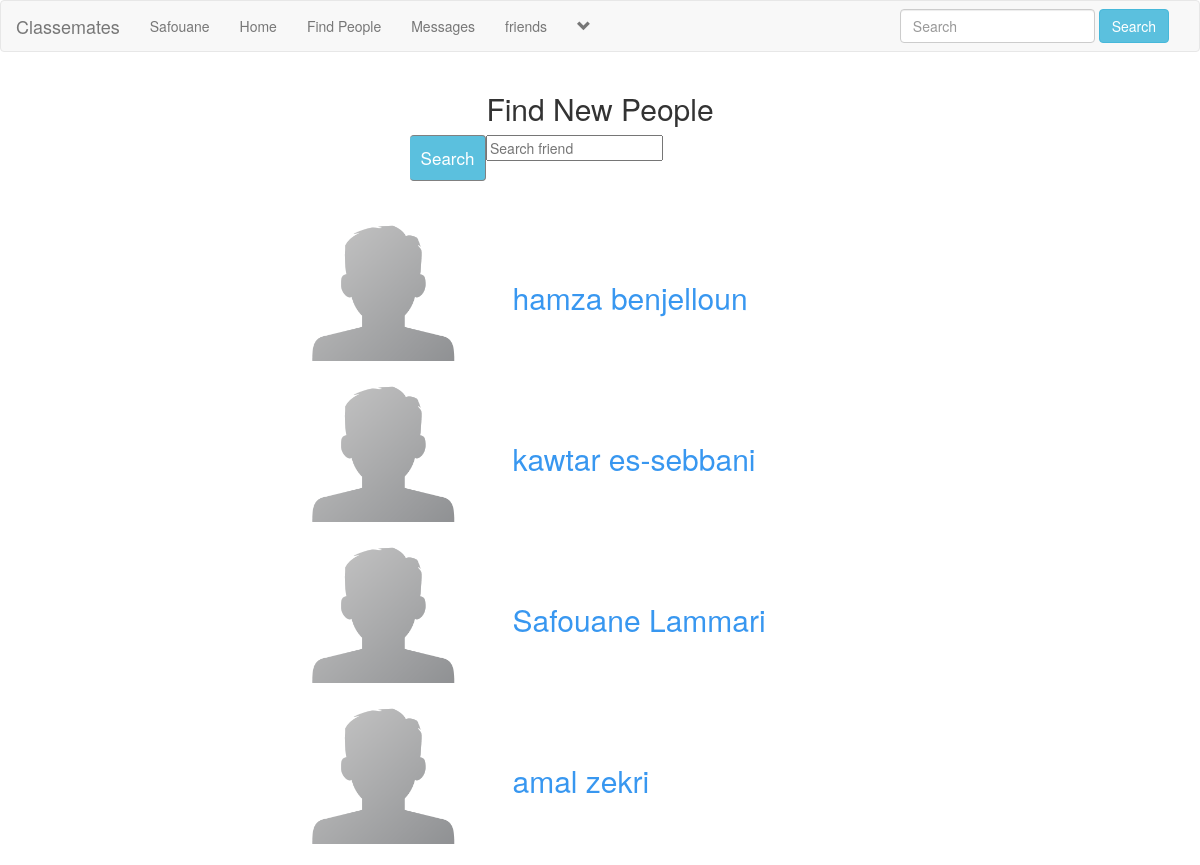
Page /members.php (signed in) on the committed database.
### tables this page shows
CREATE TABLE `users` (
  `user_id` int(11) NOT NULL,
  `f_name` text NOT NULL,
  `l_name` text NOT NULL,
  `user_name` text NOT NULL,
  `describe_user` varchar(255) NOT NULL,
  `relationship` text NOT NULL,
  `user_pass` varchar(255) NOT NULL,
  `user_email` varchar(255) NOT NULL,
  `user_gender` text NOT NULL,
  `user_birthday` text NOT NULL,
  `user_image` varchar(255) NOT NULL,
  `user_cover` varchar(255) NOT NULL,
  `user_reg_date` timestamp NULL DEFAULT current_timestamp(),
  `status` text NOT NULL,
  `posts` text NOT NULL,
  `recovry_account` varchar(255) NOT NULL
);

### functions/functions.php (the view, shortened to what this page needs)
<?php
$con = mysqli_connect("localhost","root","","social_network") or die("Connection was not established");
	function search_user(){
		global $con;
		if(isset($_GET['search_user_btn'])){
			$search_query = htmlentities($_GET['search_user_btn']);
			$get_user = "select * from users where f_name like '%$search_query%' OR l_name like '%$search_query%' OR user_name like '%$search_query%' ";
		}else{
			$get_user = "select * from users";
		}
		$run_user = mysqli_query($con , $get_user);
		while($row_user=mysqli_fetch_array($run_user)){
			$user_id = $row_user['user_id'];
			$f_name = $row_user['f_name'];
			$l_name = $row_user['l_name'];
			$username = $row_user['user_name'];
			$user_image = $row_user['user_image'];
			echo"
			<div class='row'>
				<div class='col-sm-3'>
				</div>
				<div class='col-sm-6'>
					<div class='row' id='find_people'>
						<div class='col-sm-4'>
							<a href='user_profile.php?u_id=$user_id'>
							<img src='users/$user_image' width='150px' height='140px'
							title='$username' style='float:left; ,margin:1px;'/>
							</a>
						</div><br><br>
						<div class='col-sm-6'>
						 	<a style='text-decoration:none;cursor:pointer;color:#3897f0;' href='user_profile.php?u_id=$user_id'>
						 	<strong><h2>$f_name $l_name</h2></strong>
						 	</a>
						</div>
						<div class='col-sm-3'>
						</div>
					</div>
				</div>
				<div class='col-sm-4'>
				</div>
			</div><br>
			";
		}
	}
?>

### includes/header.php (shortened to what this page needs)
<?php
include("functions/functions.php");
?>
<nav class="navbar navbar-default">
	<div class="container-fluid">
		<div class="navbar-header">
			<a class="navbar-brand" href="home.php">Classemates</a>
		</div>
		<div class="collapse navbar-collapse" id="#bs-example-navbar-collapse-1">
	      <ul class="nav navbar-nav">
	      	<?php
			$user = $_SESSION['user_email'];
			$get_user = "select * from users where user_email='".$user."'";
			$run_user = mysqli_query($con,$get_user);
			$row=mysqli_fetch_array($run_user);
			$user_id = $row['user_id'];
			$first_name = $row['f_name'];
			$user_posts = "select * from posts where user_id='$user_id'";
			$run_posts = mysqli_query($con,$user_posts);
			$posts = mysqli_num_rows($run_posts);
			?>
	        <li><a href='profile.php?<?php echo "u_id=$user_id" ?>'><?php echo "$first_name"; ?></a></li>
	       	<li><a href="home.php">Home</a></li>
			<li><a href="members.php">Find People</a></li>
			<li><a href="messages.php?u_id=new">Messages</a></li>
			<li><a href="friends.php?u_id=new">friends</a></li>
					<?php
						echo"
						<li class='dropdown'>
							<a href='#' class='dropdown-toggle' data-toggle='dropdown' role='button' aria-haspopup='true' aria-expanded='false'><span><i class='glyphicon glyphicon-chevron-down'></i></span></a>
							<ul class='dropdown-menu'>
								<li>
									<a href='my_post.php?u_id=$user_id'>My Posts <span class='badge badge-secondary'>$posts</span></a>
								</li>
								<li role='separator' class='divider'></li>
								<li>
									<a href='logout.php'>Logout</a>
								</li>
							</ul>
						</li>
						";
					?>
			</ul>
			<ul class="nav navbar-nav navbar-right">
				<li class="dropdown">
					<form class="navbar-form navbar-left" method="get" action="results.php">
						<div class="form-group">
							<input type="text" class="form-control" name="user_query" placeholder="Search">
						</div>
						<button type="submit" class="btn btn-info" name="search">Search</button>
					</form>
				</li>
			</ul>
		</div>
	</div>
</nav>

### style/home_style2.css (style rules this page uses)
body { overflow-x: hidden; }

### rows in the picture
users: f_name "Safouane", user_image (picture), l_name "Lammari"
users: user_image (picture), f_name "hamza", l_name "benjelloun"
users: user_image (picture), f_name "kawtar", l_name "es-sebbani"
users: user_image (picture), f_name "amal", l_name "zekri"
